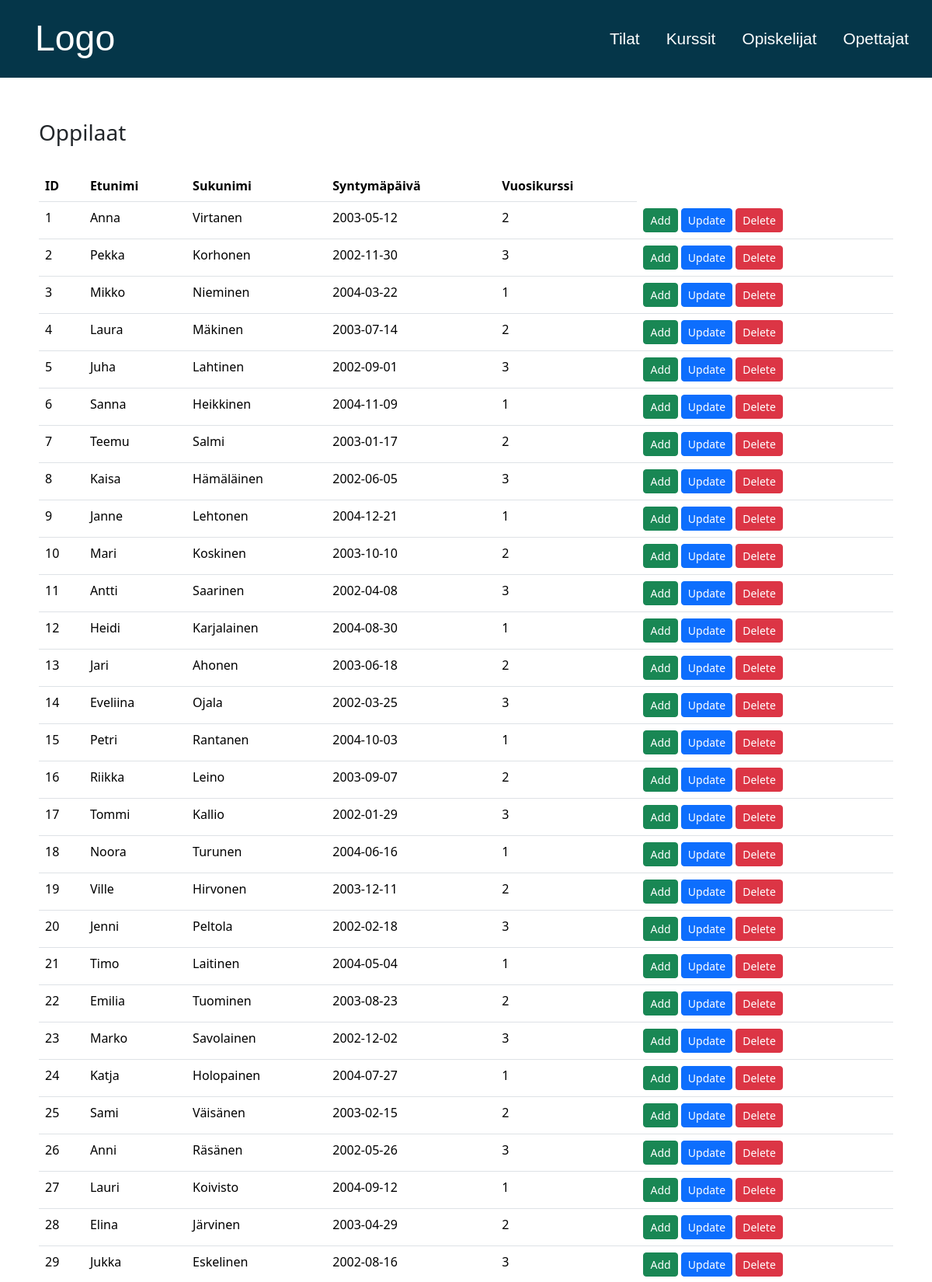
/Koodi/tiedot.php (upper part), run on the app's committed database.
### tables this page shows
CREATE TABLE `opiskelijat` (
  `Opiskelijanumero` int(11) NOT NULL,
  `Etunimi` varchar(20) NOT NULL,
  `Sukunimi` varchar(20) NOT NULL,
  `Syntymapaiva` date NOT NULL,
  `Vuosikurssi` int(11) NOT NULL
);

### Koodi/tiedot.php (the view, shortened to what this page needs)
<!DOCTYPE html>
<html lang="en">
<head>
    <link rel="stylesheet" href="styles.css">
    <link href="https://cdn.jsdelivr.net/npm/bootstrap@5.3.8/dist/css/bootstrap.min.css" rel="stylesheet"></head>
<body>
    <div class="header">
        <a href="index.php" class="logo">Logo</a>
        <div class="items">
            <a href="tilat.php">Tilat</a>
            <a href="kurssit.php">Kurssit</a>
            <a href="opiskelijat.php">Opiskelijat</a>
            <a href="opettajat.php">Opettajat</a>
        </div>
    </div>
    <div class="box" style="margin: 50px;">
        <div class="oppilaat">
            <h3>Oppilaat</h3>
            <br>
            <table class="table">
                <thead>
                    <tr>
                        <th>ID</th>
                        <th>Etunimi</th>
                        <th>Sukunimi</th>
                        <th>Syntymäpäivä</th>
                        <th>Vuosikurssi</th>
                    </tr>
                <thead>
                <tbody>
                    <?php
                    include("yhteys.php");
                    $sql = "SELECT * FROM opiskelijat";
                        $result = $yhteys->query($sql);
                    while($row = $result->fetch(PDO::FETCH_ASSOC)) {
                        echo"<tr>
                            <td>" . $row["Opiskelijanumero"] . "</td>
                            <td>" . $row["Etunimi"] . "</td>
                            <td>" . $row["Sukunimi"] . "</td>
                            <td>" . $row["Syntymapaiva"] . "</td>
                            <td>" . $row["Vuosikurssi"] . "</td>
                            <td>
                                <a class='btn btn-success btn-sm' href='add.php'>Add</a>
                                <a class='btn btn-primary btn-sm' href='update.php?id=" . $row["Opiskelijanumero"] . "'>Update</a>
                                <a class='btn btn-danger btn-sm' href='delete.php?id=" . $row["Opiskelijanumero"] . "'>Delete</a>
                            </td>
                        </tr>";
                    }
                    ?>
                </tbody>
            </table>
        </div>
    </div>
</body>
</html>

### Koodi/styles.css (style rules this page uses)
html, body { margin: 0; padding: 0; background-color: skyblue; min-height: 150vh; }
.header { display: flex; justify-content: space-between; align-items: center; padding: 15px; background-color: rgb(5, 54, 73); border-bottom: 0.3rem solid white; }
.header a { padding: 10px 15px; transition: all 0.3s ease; }
.header a { margin: 0; color: white; text-decoration: none; font-size: 1.3rem; font-family: 'Gill Sans', 'Gill Sans MT', Calibri, 'Trebuchet MS', sans-serif; transition: all 0.3s ease; }
.header .logo { align-items: center; padding: 0; text-align: left; color: white; margin-left: 30px; text-decoration: none; font-size: 2.9rem; }

### data on the page
opiskelijat: Opiskelijanumero "1", Etunimi "Anna", Sukunimi "Virtanen", Syntymapaiva "2003-05-12", Vuosikurssi "2"
opiskelijat: Opiskelijanumero "2", Etunimi "Pekka", Sukunimi "Korhonen", Syntymapaiva "2002-11-30", Vuosikurssi "3"
opiskelijat: Opiskelijanumero "3", Etunimi "Mikko", Sukunimi "Nieminen", Syntymapaiva "2004-03-22", Vuosikurssi "1"
opiskelijat: Opiskelijanumero "4", Etunimi "Laura", Sukunimi "Mäkinen", Syntymapaiva "2003-07-14", Vuosikurssi "2"
opiskelijat: Opiskelijanumero "5", Etunimi "Juha", Sukunimi "Lahtinen", Syntymapaiva "2002-09-01", Vuosikurssi "3"
opiskelijat: Opiskelijanumero "6", Etunimi "Sanna", Sukunimi "Heikkinen", Syntymapaiva "2004-11-09", Vuosikurssi "1"
opiskelijat: Opiskelijanumero "7", Etunimi "Teemu", Sukunimi "Salmi", Syntymapaiva "2003-01-17", Vuosikurssi "2"
opiskelijat: Opiskelijanumero "8", Etunimi "Kaisa", Sukunimi "Hämäläinen", Syntymapaiva "2002-06-05", Vuosikurssi "3"
opiskelijat: Opiskelijanumero "9", Etunimi "Janne", Sukunimi "Lehtonen", Syntymapaiva "2004-12-21", Vuosikurssi "1"
opiskelijat: Opiskelijanumero "10", Etunimi "Mari", Sukunimi "Koskinen", Syntymapaiva "2003-10-10", Vuosikurssi "2"
opiskelijat: Opiskelijanumero "11", Etunimi "Antti", Sukunimi "Saarinen", Syntymapaiva "2002-04-08", Vuosikurssi "3"
opiskelijat: Opiskelijanumero "12", Etunimi "Heidi", Sukunimi "Karjalainen", Syntymapaiva "2004-08-30", Vuosikurssi "1"
opiskelijat: Opiskelijanumero "13", Etunimi "Jari", Sukunimi "Ahonen", Syntymapaiva "2003-06-18", Vuosikurssi "2"
opiskelijat: Opiskelijanumero "14", Etunimi "Eveliina", Sukunimi "Ojala", Syntymapaiva "2002-03-25", Vuosikurssi "3"
opiskelijat: Opiskelijanumero "15", Etunimi "Petri", Sukunimi "Rantanen", Syntymapaiva "2004-10-03", Vuosikurssi "1"
opiskelijat: Opiskelijanumero "16", Etunimi "Riikka", Sukunimi "Leino", Syntymapaiva "2003-09-07", Vuosikurssi "2"
opiskelijat: Opiskelijanumero "17", Etunimi "Tommi", Sukunimi "Kallio", Syntymapaiva "2002-01-29", Vuosikurssi "3"
opiskelijat: Opiskelijanumero "18", Etunimi "Noora", Sukunimi "Turunen", Syntymapaiva "2004-06-16", Vuosikurssi "1"
opiskelijat: Opiskelijanumero "19", Etunimi "Ville", Sukunimi "Hirvonen", Syntymapaiva "2003-12-11", Vuosikurssi "2"
opiskelijat: Opiskelijanumero "20", Etunimi "Jenni", Sukunimi "Peltola", Syntymapaiva "2002-02-18", Vuosikurssi "3"
opiskelijat: Opiskelijanumero "21", Etunimi "Timo", Sukunimi "Laitinen", Syntymapaiva "2004-05-04", Vuosikurssi "1"
opiskelijat: Opiskelijanumero "22", Etunimi "Emilia", Sukunimi "Tuominen", Syntymapaiva "2003-08-23", Vuosikurssi "2"
opiskelijat: Opiskelijanumero "23", Etunimi "Marko", Sukunimi "Savolainen", Syntymapaiva "2002-12-02", Vuosikurssi "3"
opiskelijat: Opiskelijanumero "24", Etunimi "Katja", Sukunimi "Holopainen", Syntymapaiva "2004-07-27", Vuosikurssi "1"
opiskelijat: Opiskelijanumero "25", Etunimi "Sami", Sukunimi "Väisänen", Syntymapaiva "2003-02-15", Vuosikurssi "2"
opiskelijat: Opiskelijanumero "26", Etunimi "Anni", Sukunimi "Räsänen", Syntymapaiva "2002-05-26", Vuosikurssi "3"
opiskelijat: Opiskelijanumero "27", Etunimi "Lauri", Sukunimi "Koivisto", Syntymapaiva "2004-09-12", Vuosikurssi "1"
opiskelijat: Opiskelijanumero "28", Etunimi "Elina", Sukunimi "Järvinen", Syntymapaiva "2003-04-29", Vuosikurssi "2"
opiskelijat: Opiskelijanumero "29", Etunimi "Jukka", Sukunimi "Eskelinen", Syntymapaiva "2002-08-16", Vuosikurssi "3"
